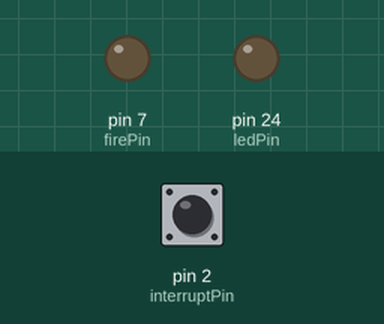
This sketch was run on a simulated Arduino Mega 2560, built with avr-gcc and run on an emulated ATmega2560. On the bench: output pins drawn as LEDs (lit = HIGH). Inputs (shaded band) come from the test bench; at power-on: pin 2 (interruptPin) LOW.

Above: at 1.2 s.
1.3 s: pin 2 (interruptPin) pulled HIGH for 0.15 s
At 1.37 s:
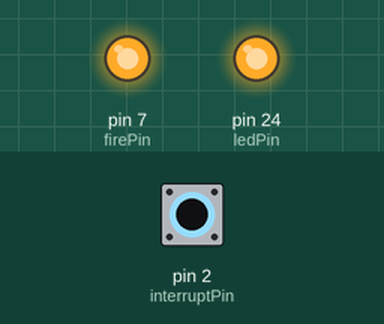
2.9 s: pin 2 (interruptPin) pulled HIGH for 3.2 s
At 7.3 s:
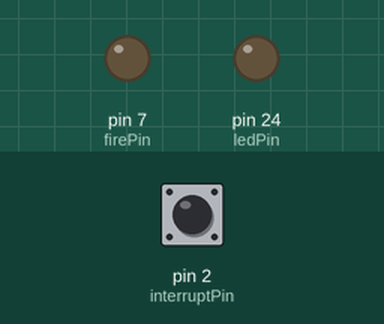
Timing chart, 0 to 8.8 s (numbered marks = the images above; inputs shaded):
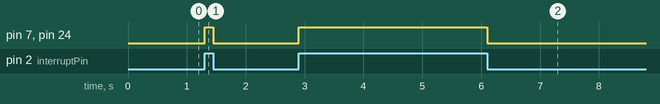

The sketch:

magnetic_interrupt_test.ino
```cpp
const byte ledPin = 24;
const byte firePin = 7;
const byte interruptPin = 2;
volatile byte state = LOW;

void setup() {
  pinMode(ledPin, OUTPUT);
  pinMode(firePin, OUTPUT);
  pinMode(interruptPin, INPUT);
  attachInterrupt(digitalPinToInterrupt(interruptPin), blink, CHANGE );
}

void loop() {
  digitalWrite(ledPin, state);
  digitalWrite(firePin, state);
}

void blink() {
  state = !state;
}
```

Measured:
- after the input at 1.3 s, pin 7 (firePin), pin 24 (ledPin): LOW → HIGH at once, → LOW 0.15 s later
- after the input at 2.9 s, pin 7 (firePin), pin 24 (ledPin): LOW → HIGH at once, → LOW 3.2 s later
